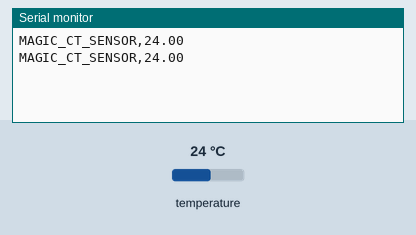
A sketch run on a simulated Arduino Uno, built with avr-gcc and run on an emulated ATmega328P. Parts: the last lines printed to the serial monitor. The inputs (shaded band) are chosen by the test bench; at power-on: temperature 24 °C.

Above: at 3.3 s.
3.4 s: temperature set to 12 °C
At 5.5 s:
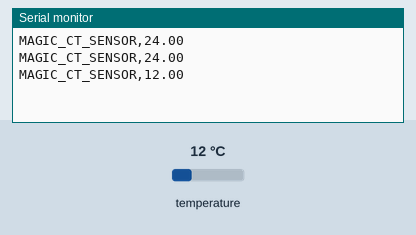
5.9 s: temperature set to 19 °C
At 6.9 s:
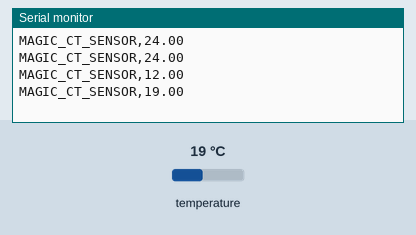
Timing chart, 0 to 8.9 s (numbered marks = the images above; inputs shaded):
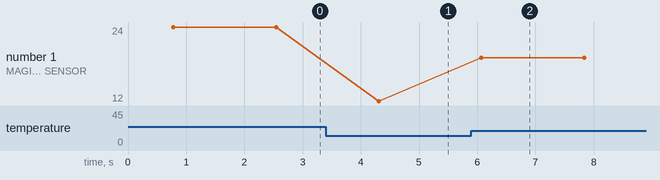

The sketch:

case_temperature.ino
```cpp
#include <OneWire.h>
#include <DallasTemperature.h>

#define ONE_WIRE_BUS 2
OneWire oneWire(ONE_WIRE_BUS);
DallasTemperature sensors(&oneWire);

void setup() {
  Serial.begin(9600);
  while (!Serial) ; // Wait for USB enumeration
  sensors.begin();
}

void loop() {
  sensors.requestTemperatures();
  float tempC = sensors.getTempCByIndex(0);

  Serial.print("MAGIC_CT_SENSOR,");
  Serial.println(tempC);

  delay(1000);
}
```

Measured:
- after the input at 3.4 s, the serial monitor: prints a new line after 0.91 s (image 1)
- after the input at 5.9 s, the serial monitor: prints a new line after 0.17 s (image 2)
- plotted number 1: 24 → 12 after the input at 3.4 s, 12 → 19 after the input at 5.9 s
